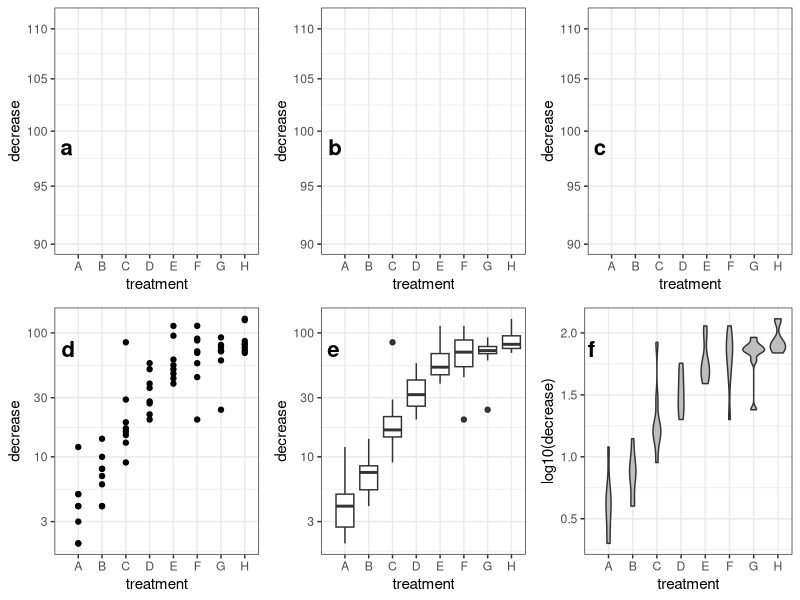

Write the R code that produced this figure.
## ---- chunk 1
library(ggplot2)
theme_set(theme_bw())
theme_update(panel.spacing=grid::unit(0,"lines"))
library(cowplot) ## for arranging multiple plots, labeling, etc.
## label in upper left corner
dpl <- function(label, y =100) draw_plot_label(label, x = 0, y = y)

data("OrchardSprays")

g0 <- ggplot(OrchardSprays,aes(x=treatment,y=decrease))+  scale_y_log10()
g_dyn <- (g0
    +  stat_summary(fun.data=mean_cl_normal,geom="bar",colour="gray")
    +  stat_summary(fun.data=mean_cl_normal,geom="errorbar",width=0.5)
    + dpl("a")
)
g_errbar <- g0 + stat_summary(fun.data=mean_cl_normal,geom="pointrange") + dpl("b")
## helper functions (Normal CIs +/- 1 and 2 std errors) 
mm1 <- function(...) {
    ggplot2::mean_cl_normal(...,mult=1)
}
mm2 <- function(...) {
    ggplot2::mean_cl_normal(...,mult=2)
}
g_errbar2 <- (g0
    + stat_summary(fun.data=mm2,geom="linerange")
    + stat_summary(fun.data=mm1,geom="linerange",lwd=2,col="gray")
    + stat_summary(fun.data=mm1,geom="point",pch=3)
    + dpl("c")
) 
g_point <- g0 + geom_point() + dpl("d")
g_boxplot <- g0 + geom_boxplot() + dpl("e")
## need slightly different treatment; we can't automatically
## log-scale the axis after computing a density ...
## could construct the prettier y-axis with
##   scale_y_continuous(breaks=c(1,2),labels=10^(c(1,2)))
## but might be misleading?
g_violin <-  ggplot(OrchardSprays,aes(x=treatment,y=log10(decrease)))+
    geom_violin(fill="gray") + dpl("f",y=2)
print(plot_grid(g_dyn,g_errbar,g_errbar2,g_point,g_boxplot,g_violin,
             nrow=2))
